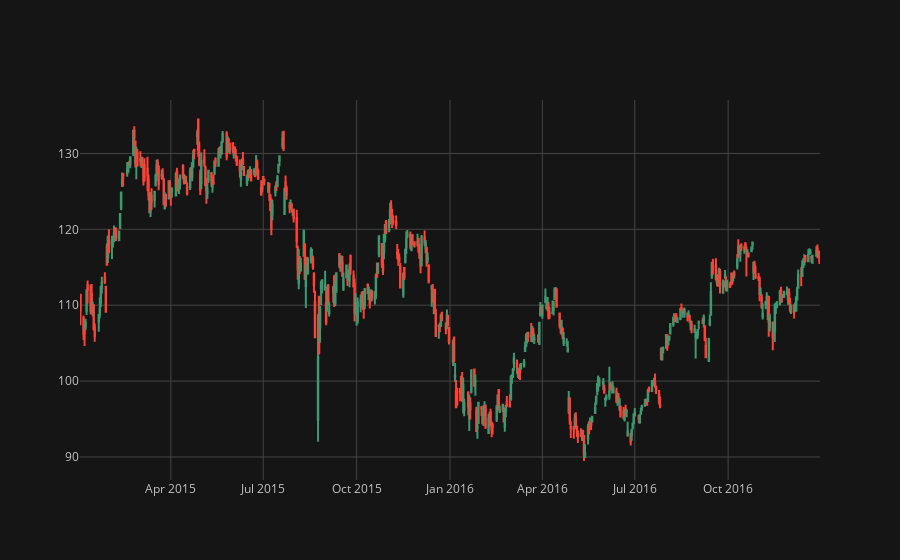
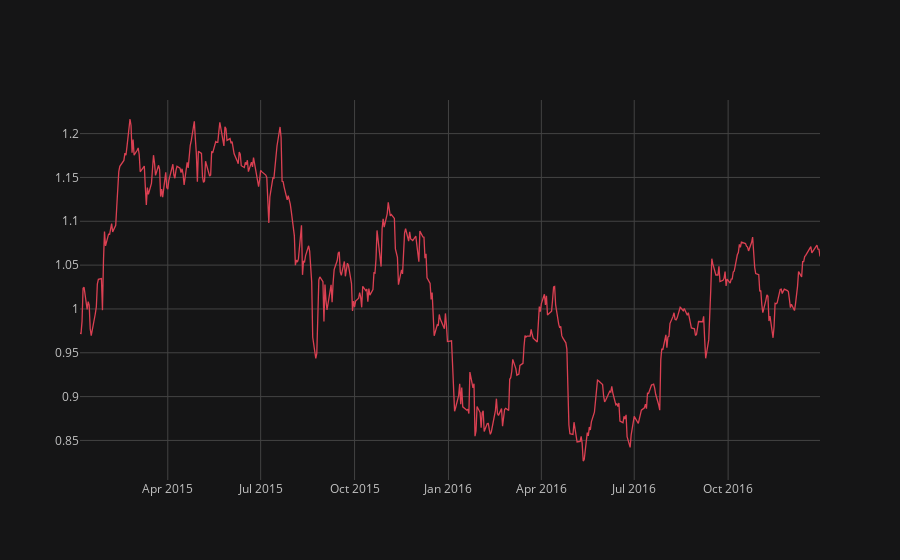

Notebook source saved alongside these figures, in order:
### Code cell
plot1 = ohlc.iplot(kind='candle')
plot2 = portfolio_cum_return["AAPL"].iplot(color='red')

comb = plot1 * plot2

### Figure 1 — Plotly figure (JSON) as saved in the notebook; plotly's stock layout.template omitted (floating-point values rounded to 4 significant figures; data arrays with more than 128 entries replaced by an {"elided": "..."} marker saying what was removed)
{"data": [{"close": {"elided": "504 float values"}, "high": {"elided": "504 float values"}, "low": {"elided": "504 float values"}, "open": {"elided": "504 float values"}, "showlegend": false, "type": "candlestick", "x": {"elided": "504 str values"}, "yaxis": "y2"}], "layout": {"autosize": true, "legend": {"bgcolor": "#151516", "font": {"color": "#D9D9D9"}}, "paper_bgcolor": "#151516", "plot_bgcolor": "#151516", "title": {"font": {"color": "#D9D9D9"}}, "xaxis": {"autorange": true, "gridcolor": "#434343", "range": ["2015-01-01 12:00", "2016-12-30 12:00"], "rangeslider": {"visible": false, "yaxis2": {}}, "showgrid": true, "tickfont": {"color": "#C2C2C2"}, "title": {"font": {"color": "#D9D9D9"}, "text": ""}, "type": "date", "zerolinecolor": "#666570"}, "yaxis": {"gridcolor": "#434343", "showgrid": true, "showticklabels": false, "tickfont": {"color": "#C2C2C2"}, "title": {"font": {"color": "#D9D9D9"}, "text": ""}, "zerolinecolor": "#666570"}, "yaxis2": {"autorange": true, "gridcolor": "#434343", "range": [86.97, 137.0], "showgrid": true, "tickfont": {"color": "#C2C2C2"}, "title": {"font": {"color": "#D9D9D9"}, "text": ""}, "zerolinecolor": "#666570"}}}

### Figure 2 — Plotly figure (JSON) as saved in the notebook; plotly's stock layout.template omitted (floating-point values rounded to 4 significant figures; data arrays with more than 128 entries replaced by an {"elided": "..."} marker saying what was removed)
{"data": [{"line": {"color": "rgba(219, 64, 82, 1.0)", "dash": "solid", "shape": "linear", "width": 1.3}, "mode": "lines", "name": "AAPL", "text": "", "type": "scatter", "x": {"elided": "503 str values"}, "y": {"elided": "503 float values"}}], "layout": {"autosize": true, "legend": {"bgcolor": "#151516", "font": {"color": "#D9D9D9"}}, "paper_bgcolor": "#151516", "plot_bgcolor": "#151516", "title": {"font": {"color": "#D9D9D9"}}, "xaxis": {"autorange": true, "gridcolor": "#434343", "range": ["2015-01-05", "2016-12-30"], "showgrid": true, "tickfont": {"color": "#C2C2C2"}, "title": {"font": {"color": "#D9D9D9"}, "text": ""}, "type": "date", "zerolinecolor": "#666570"}, "yaxis": {"autorange": true, "gridcolor": "#434343", "range": [0.8049, 1.238], "showgrid": true, "tickfont": {"color": "#C2C2C2"}, "title": {"font": {"color": "#D9D9D9"}, "text": ""}, "type": "linear", "zerolinecolor": "#666570"}}}
